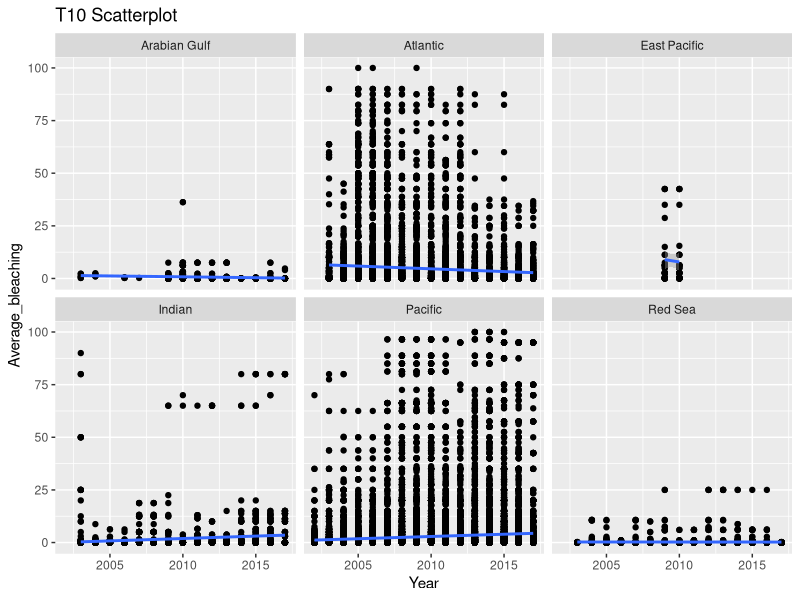
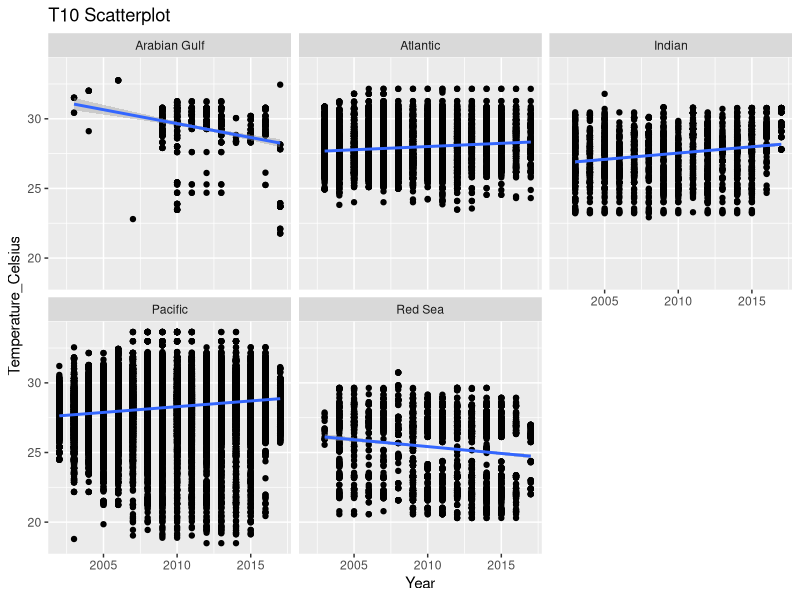
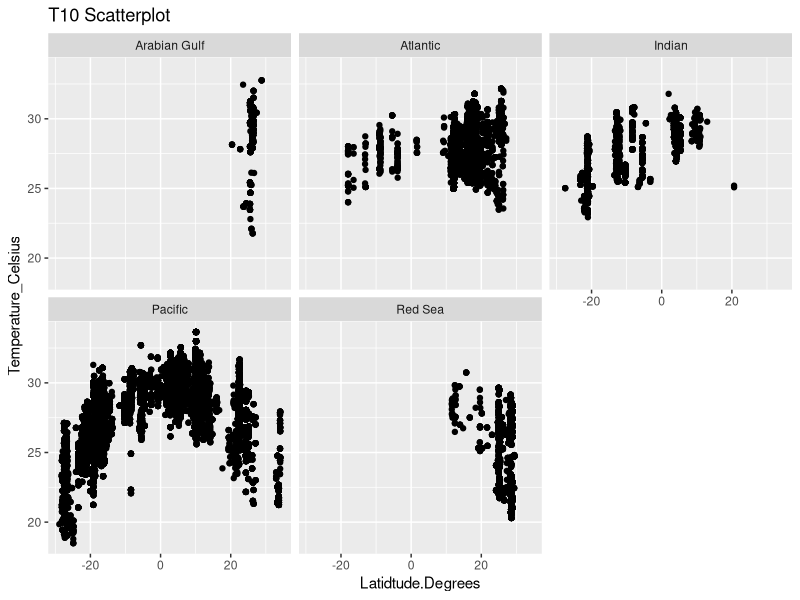
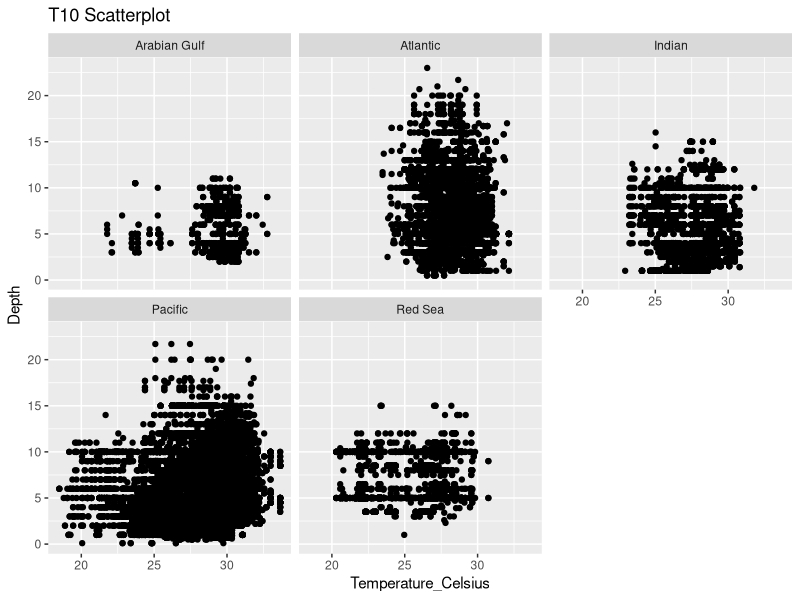
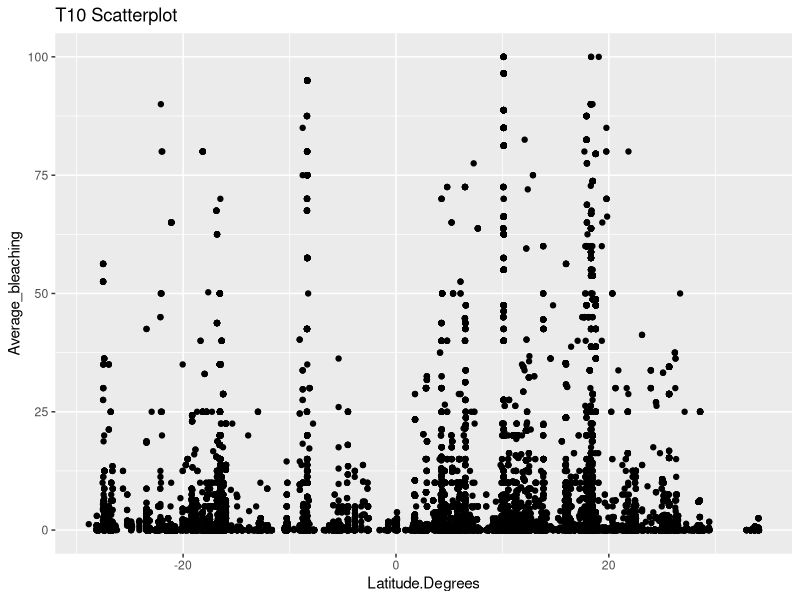
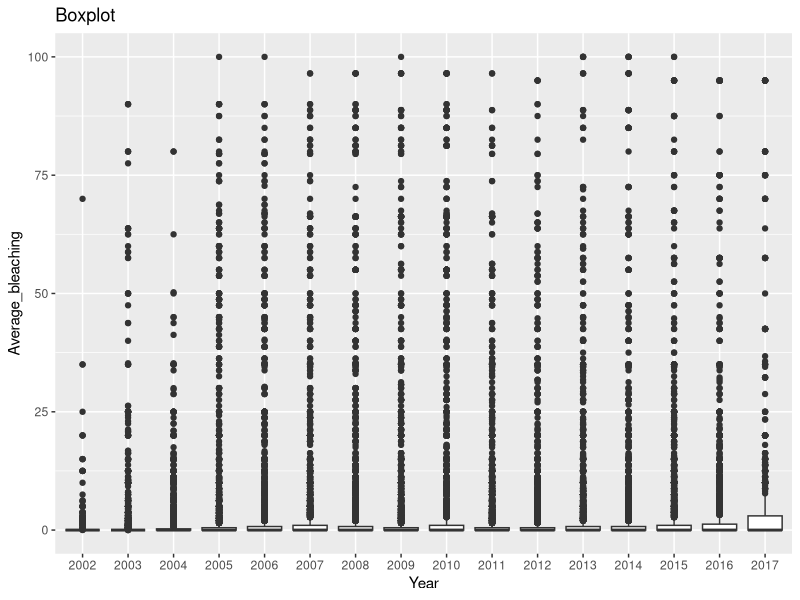

The R source for these figures, in order:
## ---- chunk 1
#| message: false
library("tidyverse")
## ---- chunk 2
#| message: false
data1 <- read_csv(file="data/_raw/reef_data_dataset1.csv")
data2 <- read_csv(file="data/_raw/reef_data_dataset2.csv")

View(data1)
View(data2)
## ---- chunk 3
#| message: false
reef_combined_untidy <- data1 |>
  left_join(data2, by = "ReefID_Name")

write_csv(reef_combined_untidy, "data/_raw/reef_data_combined_untidy.csv")
## ---- chunk 4
reef_combined_tidy <- reef_combined_untidy |>
  separate(
    col  = "ReefID_Name",
    into = c("Reef.ID", "Reef.Name"),
    sep  = " \\| "
  ) |>
  relocate(Reef.ID, Reef.Name, .before = 1)

View(reef_combined_tidy)

write_csv(reef_combined_tidy, "data/_raw/reef_data_combined_tidy.csv")
## ---- chunk 5
reef_combined_tidy |>
  count(Ocean)
## ---- chunk 6
reef_clean <-
  reef_combined_tidy |>
  drop_na(Ocean)
## ---- chunk 7
reef_clean |>
  count(Year)
## ---- chunk 8
reef_clean <- reef_clean |>
  filter(Year != 1998,
         Year != 2000,
         Year != 2001)
## ---- chunk 9
ggplot(data = reef_clean,
       mapping = aes(x = Year,
                     y = Average_bleaching)) +
  geom_point(alpha=(2)) +
  geom_smooth(method = "lm", se = TRUE) +
  labs(x="Year", y="Average_bleaching", title="T10 Scatterplot",fill="Ocean",color="Ocean") +
  facet_wrap(~ Ocean)
## ---- chunk 10
reef_clean |> 
  count(Ocean)
## ---- chunk 11
reef_clean <- reef_clean |>
  filter(Ocean != "East Pacific")
## ---- chunk 12
reef_clean <- reef_clean |>
  mutate(Temperature_Celsius = Temperature_Kelvin - 273.15)
## ---- chunk 13
ggplot(data = reef_clean,
       mapping = aes(x = Year,
                     y = Temperature_Celsius)) +
  geom_point(alpha=(2)) +
  geom_smooth(method = "lm", se = TRUE) +
  labs(x="Year", y="Temperature_Celsius", title="T10 Scatterplot",fill="Ocean",color="Ocean") +
  facet_wrap(~ Ocean)
## ---- chunk 14
ggplot(data = reef_clean,
       mapping = aes(x = Latitude.Degrees,
                     y = Temperature_Celsius)) +
  geom_point(alpha=(2)) +
  labs(x="Latidtude.Degrees", y="Temperature_Celsius", title="T10 Scatterplot",fill="Ocean",color="Ocean") +
  facet_wrap(~ Ocean)

## ---- chunk 15
ggplot(data = reef_clean,
       mapping = aes(x = Temperature_Celsius,
                     y = Depth)) +
  geom_point(alpha=(2)) +
  labs(x="Temperature_Celsius", y="Depth", title="T10 Scatterplot",fill="Ocean",color="Ocean") +
  facet_wrap(~ Ocean)

## ---- chunk 16
reef_clean |> 
  select(Ocean = Pacific) |> 
  ggplot(data = reef_clean,
       mapping = aes(x = Latitude.Degrees,
                     y = Average_bleaching)) +
  geom_point(alpha=(2)) +
  labs(x="Latitude.Degrees", y="Average_bleaching", title="T10 Scatterplot",fill="Ocean",color="Ocean")

## ---- chunk 17
reef_clean |> 
  select(Ocean = Pacific) |> 
  ggplot(data = reef_clean,
       mapping = aes(x = factor(Year),
                     y = Average_bleaching)) +
  geom_boxplot(alpha=(2)) +
  labs(x="Year", y="Average_bleaching", title="Boxplot")
